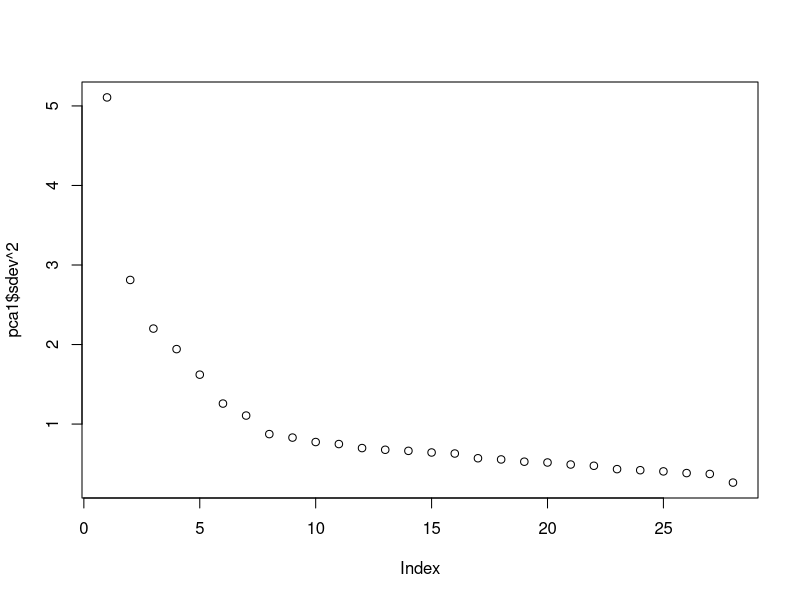
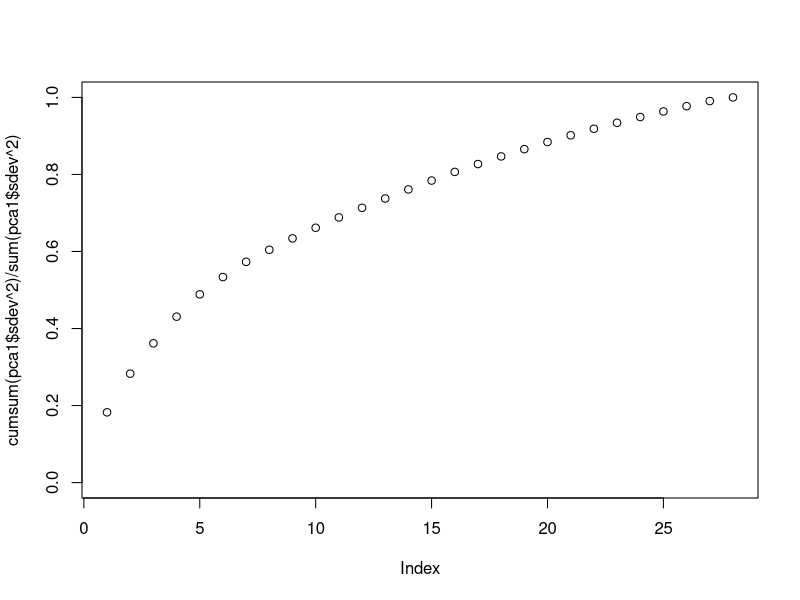
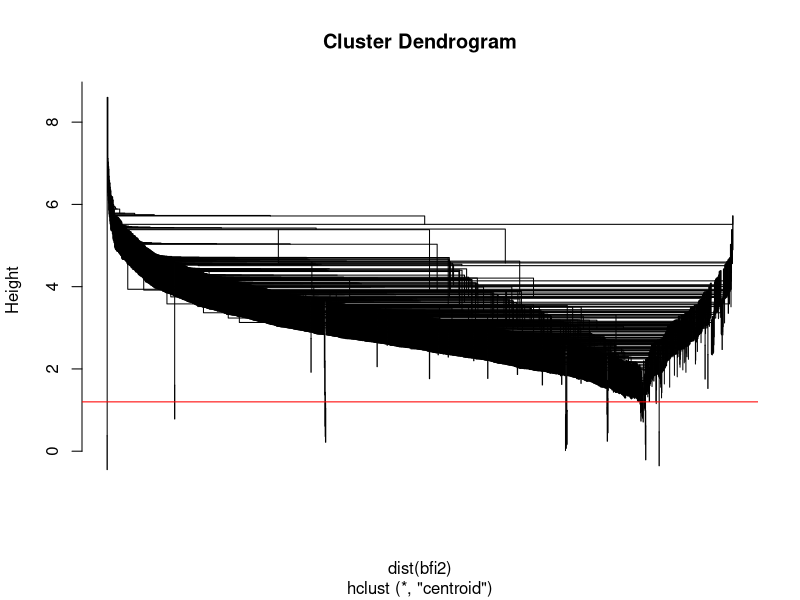

Here is the R script that generated these plots, in order: (Note: this script raises an error after producing the figures.)
## ---- chunk 1
knitr::opts_chunk$set(echo = TRUE)
## ---- chunk 2
library(psych)
library(ggplot2)
library(tidyverse)
library(dplyr)
library(reshape2)
library(GPArotation)
## ---- chunk 3
# load data and its stracture:
data(bfi)
str(bfi)

# looking for NA values:
sapply(bfi, function(x) sum(is.na(x)))
## ---- chunk 4
#bfi[,sapply(bfi, is.numeric)] <- lapply(bfi[,sapply(bfi, is.numeric)],
#function(x){
#x <- ifelse(is.na(x), median(x, na.rm = TRUE), x)
#}
#)
#summary(bfi)
bfi<-na.omit(bfi)
## ---- chunk 5
#plot(eigen(cov(bfi))$values, type="b")
bfi2 <- as.data.frame(scale(bfi))
pca1<- prcomp(bfi2)
plot(pca1$sdev^2)
## ---- chunk 6
# variance plot
plot(cumsum(pca1$sdev^2)/sum(pca1$sdev^2), ylim = c(0, 1))
## ---- chunk 7
# by referring to the text book we use fa to help us narrow down the target factors:
fact <- fa(bfi2, nfactors=2)

# first factor:
fact1 <- fact$loadings[,1]
fact1[order(fact1)]
## ---- chunk 8
# second factor:
fact2 <- fact$loadings[,2]
fact2[order(fact2)]
## ---- chunk 9
# by referring to the text book we have this:
# and running it 25 times 
# we calculate the mean
kout <- kmeans(bfi2,centers=2,nstart=25)
centroids <- kout$centers
topvars_centroid1 <- centroids[1,order(centroids[1,])]
topvars_centroid2 <- centroids[2,order(centroids[2,])]
# display the top scoring variables:
tail(topvars_centroid1)
## ---- chunk 10
# display the top scoring variables:
tail(topvars_centroid2)
## ---- chunk 11
# given we used the centroid method for the question 4
# and we want to compare the result of Q4 to Q3
# therefore we try use the centroid method in hierarchical clustering first:
hout <- hclust(dist(bfi2),method="centroid")
plot(hout,labels=FALSE)
# divide into 2 clusters
abline(a=1.2,b=0,col="red")
## ---- chunk 12
mean_val1 <- aggregate(bfi2, by=list(as.vector(cutree(hout,2))), mean)
sorted_cluster1 <- sort(mean_val1[1, -1])
#and we only want the last 6 variables for the comparison:
# display the top scoring variables:
cluster<-sorted_cluster1[1,23:28]
# hierarchical clustering result:
cluster

## ---- chunk 13
sorted_cluster1.2 <- sort(mean_val1[2, -1])
#and we only want the last 6 variables for the comparison:
# display the top scoring variables:
cluster.1<-sorted_cluster1.2[1,23:28]
# hierarchical clustering result:
cluster.1
## ---- chunk 14
# by referring to the text book
# we have this:
hout2 <- hclust(dist(bfi2),method="complete")
plot(hout2,labels=FALSE)
# divide into 2 clusters
abline(a=17,b=0,col="red")
# divide into 6 clusters:
abline(a=13.5,b=0,col="yellow")
## ---- chunk 15
# we follow the instruction of the prompt here:
# we just apply cutree to the hclust output and then
# aggregate the data by cluster and then examine those centers (mean value)
mean_val <- aggregate(bfi2, by=list(as.vector(cutree(hout2,2))), mean)
sorted_cluster <- sort(mean_val[1, -1])
#and we only want the last 6 variables for the comparison:
# display the top scoring variables:
cluster1<-sorted_cluster[1,23:28]
# hierarchical clustering result:
cluster1
## ---- chunk 16
# k-means result:
tail(topvars_centroid2)
## ---- chunk 17
# the other cluster:
# hierarchical clustering result:
sorted_cluster2 <- sort(mean_val[2, -1])
#and we only want the last 6 variables for the comparison:
cluster2<-sorted_cluster2[1,23:28]
# second hierarchical clustering result
# display the top scoring variables:
cluster2
## ---- chunk 18
# k-means result
# the N1 and A1 can't match here:
tail(topvars_centroid1)
